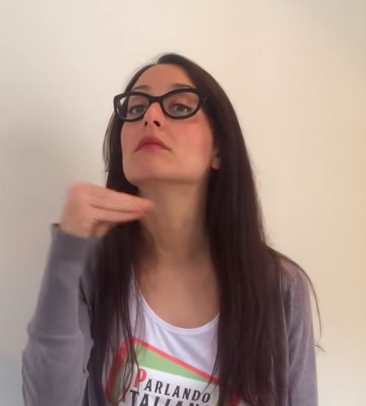
#> input picture data/validation/2/archivo00001.png, 366 x 406 px
$ jupyter execute --allow-errors HOG_italian_gestures.ipynb   (older library calls are emulated)
#> lines starting #> are read from the running program, lines starting #| are printed output that depends on the picture; after the words box and inside, x2 and y2 are one past the last pixel; in counts of white or black regions, pixels touching at a corner belong together
[cell 1]
import numpy as np # linear algebra
import json
from matplotlib import pyplot as plt
from skimage import color
from skimage.feature import hog
from sklearn import svm
from sklearn.metrics import classification_report,accuracy_score
import cv2
from skimage import transform
from skimage.color import rgb2gray #To gray the frames
import pickle
from keras.preprocessing.image import ImageDataGenerator, array_to_img, img_to_array, load_img

#> (a cell that did not finish here is left out)

[cell 3]
def hog_features(image_uri):
    ppc = 4

    image = cv2.imread(image_uri)
    image = cv2.resize(image, (160,160))
    image = rgb2gray(image)

    fd,hog_image = hog(image, orientations=8, pixels_per_cell=(ppc,ppc),
                       cells_per_block=(4, 4),block_norm='L2',visualise=True)

    return fd, hog_image

'''
ppc = 4 and 200x200 ->
Accuracy: 0.4666666666666667
              precision    recall  f1-score   support

           1       0.38      0.50      0.43         6
           2       0.20      0.17      0.18         6
           3       0.33      0.33      0.33         6
           4       0.71      0.83      0.77         6
           5       0.75      0.50      0.60         6

   micro avg       0.47      0.47      0.47        30

ppc = 4 and 160x160 ->
           1       0.38      0.50      0.43         6
           2       0.29      0.33      0.31         6
           3       0.25      0.17      0.20         6
           4       0.71      0.83      0.77         6
           5       0.75      0.50      0.60         6
           micro avg = 0.47

ppc = 4 and 180x180 ->
Accuracy: 0.43333333333333335
              precision    recall  f1-score   support

           1       0.33      0.50      0.40         6
           2       0.20      0.17      0.18         6
           3       0.40      0.33      0.36         6
           4       0.57      0.67      0.62         6
           5       0.75      0.50      0.60         6

   micro avg       0.43      0.43      0.43        30

ppc = 4 and 130x130 ->
Accuracy: 0.4
              precision    recall  f1-score   support

           1       0.33      0.50      0.40         6
           2       0.17      0.17      0.17         6
           3       0.25      0.17      0.20         6
           4       0.57      0.67      0.62         6
           5       0.75      0.50      0.60         6

   micro avg       0.40      0.40      0.40        30

ppc = 3 and 160x160 ->
Accuracy: 0.43333333333333335
              precision    recall  f1-score   support

           1       0.25      0.50      0.33         6
           2       0.00      0.00      0.00         6
           3       0.43      0.50      0.46         6
           4       0.56      0.83      0.67         6
           5       1.00      0.33      0.50         6

   micro avg       0.43      0.43      0.43        30
'''

[cell 4]
def edge_detection(image_uri):
    # The first argument is the image
    image = cv2.imread(image_uri)
    image_resized = transform.resize(image, [160, 160])

    #convert to grayscale
    gray_image = cv2.cvtColor(image, cv2.COLOR_BGR2GRAY)

    #blur it
    blurred_image = cv2.GaussianBlur(gray_image, (7,7), 0)
    #Edges
    canny = cv2.Canny(blurred_image, 10, 30)

    canny2 = cv2.Canny(blurred_image, 20, 60)


    return canny2#, image_resized, canny

image_uri = "data/validation/2/archivo00001.png"

image = cv2.imread(image_uri)
#> image is the input picture: shape (406, 366, 3); mean B, G, R 135.9, 145.1, 167.9
im, contours, hierarchy= cv2.findContours(edge_detection(image_uri), cv2.RETR_EXTERNAL, cv2.CHAIN_APPROX_SIMPLE)
#> in edge_detection, `image_resized = transform.resize(image, [160, 160])`:
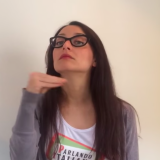
#> image_resized: shape (160, 160, 3) float64; mean B, G, R 0.533, 0.569, 0.658
#> in edge_detection, `gray_image = cv2.cvtColor(image, cv2.COLOR_BGR2GRAY)`:
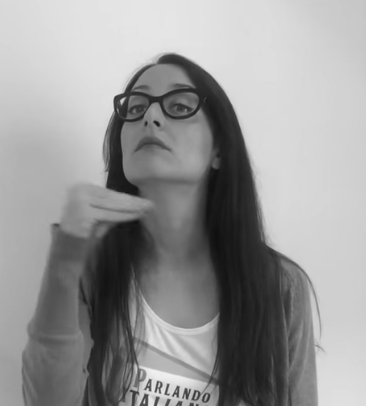
#> gray_image: shape (406, 366); min 15, max 241, mean 150.9
#> in edge_detection, `canny = cv2.Canny(blurred_image, 10, 30)`:
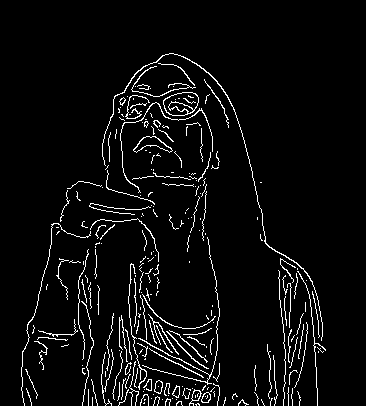
#> canny: shape (406, 366); 4.8% white in thin lines or dots, all inside (x1, y1, x2, y2) = (21, 53, 326, 406)
#> in edge_detection, `canny2 = cv2.Canny(blurred_image, 20, 60)`:
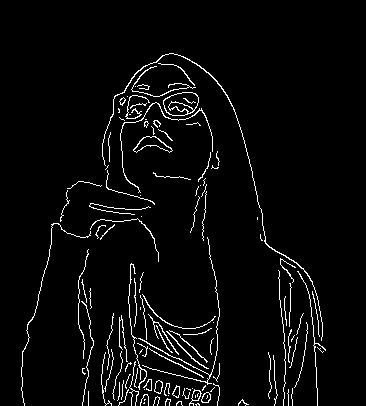
#> canny2: shape (406, 366); 3.8% white in thin lines or dots, all inside (x1, y1, x2, y2) = (21, 53, 326, 406)
#> contours = 119 contours, 102 with area under 20; largest, box (x1, y1, x2, y2) and area: (163, 92, 199, 116) 644, (133, 136, 173, 153) 279, (102, 53, 323, 341) 110, (154, 380, 163, 394) 76, (189, 389, 202, 406) 75
print(edge_detection(image_uri).shape)
print(im.shape)
#| (406, 366)
cv2.drawContours(image, contours, -1, (0,255,0), 2)
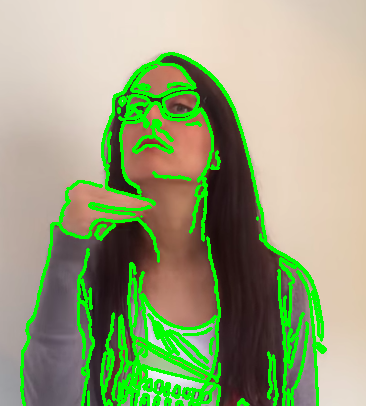
#> image: shape (406, 366, 3); mean B, G, R 122.9, 163.2, 151.1
plt.imshow(image)

[cell 5]
#train_data = {}
train_features = []
train_images = []
train_labels = []

train_size = 59
classes = 5

#> (the rest of this cell did not finish here and is left out)

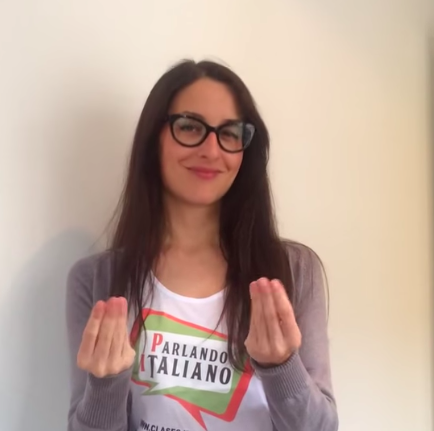
#> input picture data/validation/1/archivo00001.png, 434 x 431 px, found by its file name
#> in hog_features, image is the input picture: shape (431, 434, 3); mean B, G, R 153.1, 165.4, 188.2
#> in hog_features, `image = cv2.resize(image, (160,160))`:
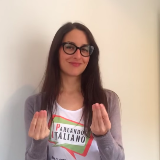
#> image: shape (160, 160, 3); mean B, G, R 153, 165.4, 188.1
#> in hog_features, `image = rgb2gray(image)`:
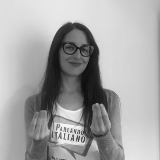
#> image: shape (160, 160) float64; min 0.0485, max 0.971, mean 0.645
#> in hog_features, `fd,hog_image = hog(image, orientations=8, pixels_per_cell=(ppc,ppc), c..`:
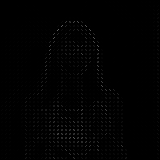
#> hog_image: shape (160, 160) float64; min 0, max 0.385, mean 0.00662

        train_features.append(h_f)
        train_images.append(h_i)
        train_labels.append(i)
        #train_data[i].append([h_f, h_i])

[cell 6]
validation_features = []
#> validation_features = []
validation_images = []
validation_labels = []
images = []

#> (the rest of this cell did not finish here and is left out)

        else:
            h_f, h_i = hog_features("data/validation/"+folder+"/archivo000%d.png" %j)

        images.append(cv2.imread("data/validation/"+folder+"/archivo0000%d.png" %j))
        validation_features.append(h_f)
        validation_images.append(h_i)
        validation_labels.append(i)
        #train_data[i].append([h_f, h_i])
